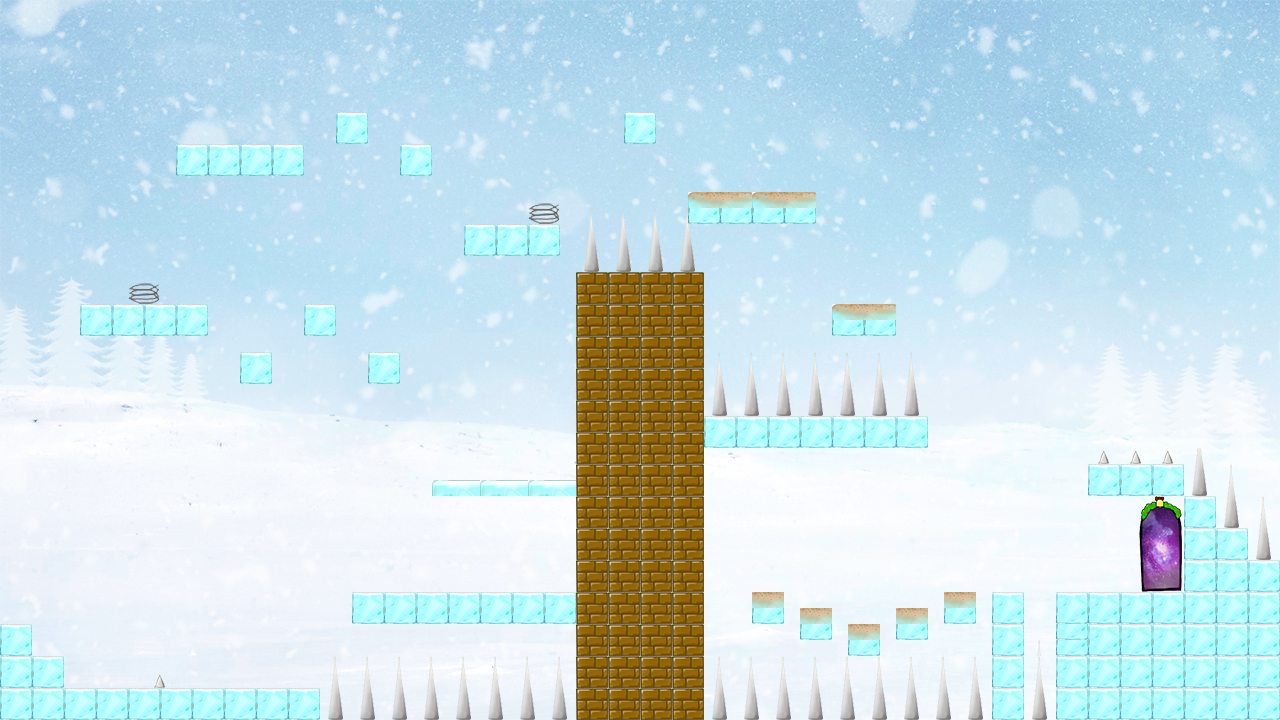

A level layout from a 2D game, rendered from its tile map. Below: a short description, then the map file with tile-grid data replaced by summaries:
An orthogonal 80x45 tile map with 16x16 px tiles, 2 tile layers (0_background, 1_grapics), 9 tilesets and 44 objects.

<map version="1.0" tiledversion="1.0.3" orientation="orthogonal" renderorder="right-down" width="80" height="45" tilewidth="16" tileheight="16" nextobjectid="135">
 <tileset firstgid="1" source="background.tsx" />
 <tileset firstgid="2" source="stone.tsx" />
 <tileset firstgid="6" source="longspin.tsx" />
 <tileset firstgid="14" source="brick.tsx" />
 <tileset firstgid="18" source="thin.tsx" />
 <tileset firstgid="21" source="sand.tsx" />
 <tileset firstgid="25" source="door.tsx" />
 <tileset firstgid="43" source="spine.tsx" />
 <tileset firstgid="47" source="spring(small).tsx" />
 <layer name="0_background" width="80" height="45">
  <data>[3600 cells, 1 non-empty, 1 distinct tile ids]</data>
 </layer>
 <layer name="1_grapics" width="80" height="45">
  <data>[3600 cells, 906 non-empty, 47 distinct tile ids]</data>
 </layer>
 <objectgroup name="2_ground">
  <object id="109" x="0.666667" y="624.333" width="31.3333" height="95.3333" />
  <object id="110" x="32" y="656.667" width="31.3333" height="63" />
  <object id="111" x="63.6667" y="688.667" width="255" height="30.6667" />
 </objectgroup>
 <objectgroup name="3_brick">
  <object id="77" x="992.667" y="592.667" width="31.3333" height="126.667" />
  <object id="78" x="1056.67" y="592.333" width="127" height="127" />
  <object id="80" x="464.333" y="224" width="95.6667" height="31" />
  <object id="81" x="624.333" y="112.667" width="30.6667" height="31.3333" />
  <object id="82" x="176.667" y="145" width="126.333" height="30.3333" />
  <object id="83" x="336.667" y="112.667" width="31.3333" height="31.3333" />
  <object id="84" x="400.333" y="144.667" width="31.3333" height="30.6667" />
  <object id="85" x="80.3333" y="305" width="126.667" height="31" />
  <object id="86" x="240.667" y="352.333" width="31" height="31" />
  <object id="87" x="304.667" y="304.667" width="31" height="30.3333" />
  <object id="88" x="369" y="352.667" width="30.3333" height="30.6667" />
  <object id="89" x="432" y="481" width="143" height="15" />
  <object id="90" x="353" y="592.333" width="221.667" height="30.6667" />
  <object id="107" x="576" y="272" width="127" height="448" />
  <object id="112" x="1184" y="559.667" width="95.6667" height="160" />
  <object id="113" x="1184.33" y="527.667" width="63.6667" height="31" />
  <object id="114" x="1184" y="495.667" width="31.6667" height="32.6667" />
  <object id="115" x="1088" y="464.333" width="95.3333" height="31.3333" />
  <object id="116" x="703.667" y="416.667" width="224.333" height="31.3333" />
  <object id="128" x="944.667" y="592" width="31" height="32" />
  <object id="129" x="896.333" y="608" width="31.6667" height="32.3333" />
  <object id="130" x="847.667" y="624" width="31.6667" height="31.6667" />
  <object id="131" x="800" y="608.333" width="32.3333" height="32.3333" />
  <object id="132" x="752.667" y="592" width="31.6667" height="32.3333" />
  <object id="133" x="832" y="304.667" width="63.6667" height="31" />
  <object id="134" x="688" y="192.333" width="128" height="32" />
 </objectgroup>
 <objectgroup name="4_dead">
  <object id="93" x="153.333" y="673.667" width="10.6667" height="15.3333" />
  <object id="94" x="320" y="656.667" width="255.333" height="63.3333" />
  <object id="95" x="712.667" y="352.667" width="206.667" height="63.6667" />
  <object id="96" x="583.667" y="208.667" width="112" height="62.6667" />
  <object id="97" x="703" y="656" width="289" height="64" />
  <object id="98" x="1030.33" y="640.667" width="17.3333" height="78.6667" />
  <object id="119" x="1257.67" y="495.667" width="11.3333" height="64.3333" />
  <object id="120" x="1224.33" y="465" width="14.3333" height="62.3333" />
  <object id="123" x="1192" y="438.667" width="15.6667" height="56" />
  <object id="124" x="1162" y="450.333" width="11.3333" height="13.6667" />
  <object id="125" x="1128.67" y="450.333" width="12.6667" height="13" />
  <object id="126" x="1097.67" y="449.667" width="11.3333" height="14.3333" />
 </objectgroup>
 <objectgroup name="5_door">
  <object id="76" x="1152" y="527" width="15" height="64" />
 </objectgroup>
 <objectgroup name="6_spring">
  <object id="105" x="128" y="282" width="33" height="22" />
  <object id="106" x="527" y="202.5" width="34" height="21.5" />
 </objectgroup>
</map>